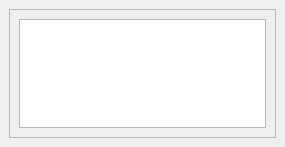
<?xml version="1.0" encoding="UTF-8"?>
<ui version="4.0">
 <class>SourceLayerSelector</class>
 <widget class="QDockWidget" name="SourceLayerSelector">
  <property name="geometry">
   <rect>
    <x>0</x>
    <y>0</y>
    <width>285</width>
    <height>147</height>
   </rect>
  </property>
  <property name="windowTitle">
   <string>Sélectionner une couche source : </string>
  </property>
  <widget class="QWidget" name="dockWidgetContents">
   <layout class="QVBoxLayout" name="verticalLayout">
    <item>
     <widget class="QScrollArea" name="scrollArea">
      <property name="widgetResizable">
       <bool>true</bool>
      </property>
      <widget class="QWidget" name="scrollAreaWidgetContents">
       <property name="geometry">
        <rect>
         <x>0</x>
         <y>0</y>
         <width>265</width>
         <height>105</height>
        </rect>
       </property>
       <layout class="QVBoxLayout" name="verticalLayout_2">
        <item>
         <widget class="QListWidget" name="listWidget"/>
        </item>
       </layout>
      </widget>
     </widget>
    </item>
   </layout>
  </widget>
 </widget>
 <resources/>
 <connections/>
</ui>
